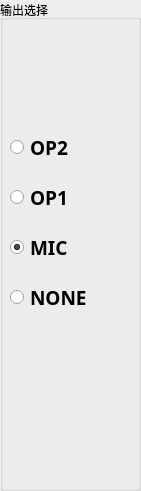
       <widget class="QGroupBox" name="groupBox_26">
        <property name="geometry">
         <rect>
          <x>619</x>
          <y>6</y>
          <width>141</width>
          <height>491</height>
         </rect>
        </property>
        <property name="title">
         <string>输出选择</string>
        </property>
        <widget class="QWidget" name="widget" native="true">
         <property name="geometry">
          <rect>
           <x>10</x>
           <y>120</y>
           <width>131</width>
           <height>206</height>
          </rect>
         </property>
         <property name="font">
          <font>
           <family>微软雅黑 Light</family>
           <pointsize>14</pointsize>
           <weight>75</weight>
           <bold>true</bold>
          </font>
         </property>
         <layout class="QVBoxLayout" name="verticalLayout_5">
          <item>
           <widget class="QRadioButton" name="radiobutton_op2">
            <property name="text">
             <string>OP2</string>
            </property>
            <property name="checked">
             <bool>false</bool>
            </property>
           </widget>
          </item>
          <item>
           <widget class="QRadioButton" name="radiobutton_op1">
            <property name="text">
             <string>OP1</string>
            </property>
           </widget>
          </item>
          <item>
           <widget class="QRadioButton" name="radiobutton_mic">
            <property name="text">
             <string>MIC</string>
            </property>
            <property name="checked">
             <bool>true</bool>
            </property>
           </widget>
          </item>
          <item>
           <widget class="QRadioButton" name="radiobutton_none">
            <property name="text">
             <string>NONE</string>
            </property>
            <property name="checked">
             <bool>false</bool>
            </property>
           </widget>
          </item>
         </layout>
        </widget>
        <widget class="QLabel" name="label_35">
         <property name="enabled">
          <bool>true</bool>
         </property>
         <property name="geometry">
          <rect>
           <x>0</x>
           <y>52</y>
           <width>140</width>
           <height>136</height>
          </rect>
         </property>
         <property name="text">
          <string/>
         </property>
         <property name="pixmap">
          <pixmap resource="Mic_OP.qrc">:/control/icon/control/LINE.png</pixmap>
         </property>
        </widget>
        <widget class="QLabel" name="label_36">
         <property name="enabled">
          <bool>true</bool>
         </property>
         <property name="geometry">
          <rect>
           <x>0</x>
           <y>252</y>
           <width>140</width>
           <height>136</height>
          </rect>
         </property>
         <property name="text">
          <string/>
         </property>
         <property name="pixmap">
          <pixmap resource="Mic_OP.qrc">:/control/icon/control/LINE.png</pixmap>
         </property>
        </widget>
        <zorder>label_35</zorder>
        <zorder>label_36</zorder>
        <zorder>widget</zorder>
       </widget>
